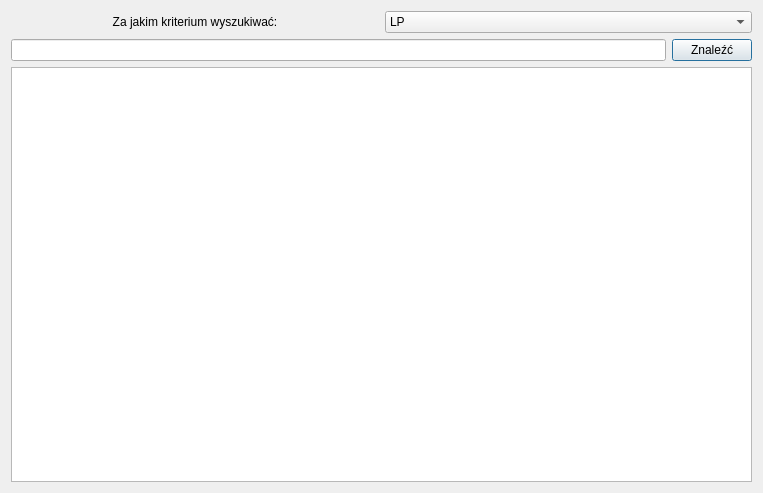
<?xml version="1.0" encoding="UTF-8"?>
<ui version="4.0">
 <class>ZnalezcProdukt</class>
 <widget class="QDialog" name="ZnalezcProdukt">
  <property name="geometry">
   <rect>
    <x>0</x>
    <y>0</y>
    <width>763</width>
    <height>493</height>
   </rect>
  </property>
  <property name="windowTitle">
   <string>Dialog</string>
  </property>
  <layout class="QVBoxLayout" name="verticalLayout_2">
   <item>
    <layout class="QVBoxLayout" name="verticalLayout">
     <item>
      <layout class="QHBoxLayout" name="horizontalLayout">
       <item>
        <widget class="QLabel" name="label">
         <property name="text">
          <string>Za jakim kriterium wyszukiwać:</string>
         </property>
         <property name="alignment">
          <set>Qt::AlignCenter</set>
         </property>
        </widget>
       </item>
       <item>
        <widget class="QComboBox" name="comboBox">
         <item>
          <property name="text">
           <string>LP</string>
          </property>
         </item>
         <item>
          <property name="text">
           <string>Nazwa</string>
          </property>
         </item>
         <item>
          <property name="text">
           <string/>
          </property>
         </item>
        </widget>
       </item>
      </layout>
     </item>
     <item>
      <layout class="QHBoxLayout" name="horizontalLayout_2">
       <item>
        <widget class="QLineEdit" name="ZnalezcLineEdit"/>
       </item>
       <item>
        <widget class="QPushButton" name="ZnalezcButton">
         <property name="text">
          <string>Znaleźć</string>
         </property>
        </widget>
       </item>
      </layout>
     </item>
     <item>
      <widget class="QListWidget" name="listWidget"/>
     </item>
    </layout>
   </item>
  </layout>
 </widget>
 <resources/>
 <connections/>
</ui>
